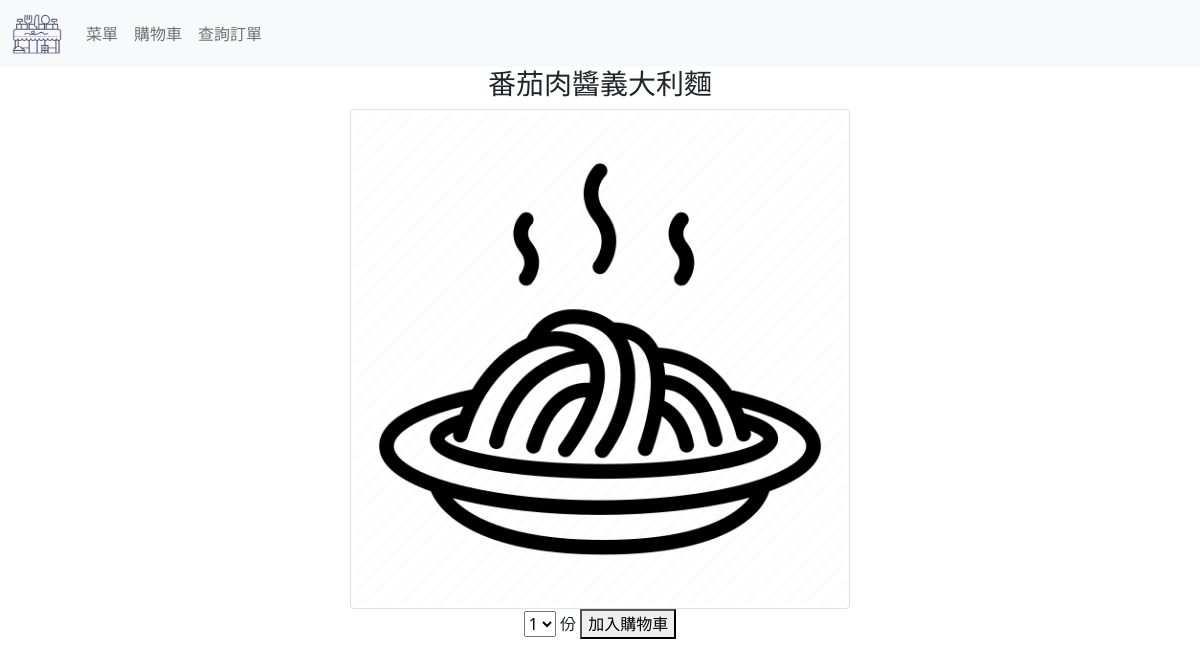
The page /detail/4 on the database its author committed.
### app/models.py (models this page shows, shortened)
class Meal(models.Model):
    type = [('義大利麵','義大利麵'),('蛋料理','蛋料理'),('炸物與點心','炸物與點心'),('飯料理','飯料理')]
    category = models.CharField(max_length=100, choices=type)
    name = models.CharField(max_length=100)
    price = models.PositiveIntegerField()
    description = models.TextField(max_length=250, blank=True)
    image = models.ImageField(upload_to='app/image', blank=True)

### app/views.py (the view)
# urls.py: path('detail/<int:meal_id>', views.detail, name='detail'),
def detail(request, meal_id):
    meal = get_object_or_404(Meal, pk=meal_id)
    return render(request, 'app/detail.html', locals())

### app/templates/app/detail.html (shortened to what this page needs)
<!DOCTYPE html>
<html lang="en">
<head>
</head>
<body>
{% extends 'app/base.html' %}
{% block content %}
<div class="text-center">
    <form method="POST" action="{% url 'addcart' meal.id %}">
        <label><h3>{{meal.name}}</h3></label>
        <br>
        {% if meal.image %}
            <img src="{{meal.image.url}}" class="img-thumbnail" alt="..." height="400" width=500">
        {% endif %}
        <br>
        <select name="unit">
            <option value="1" selected="selected">1</option>
        </select> <label>份</label>
        <button type="submit">加入購物車</button>
    </form>
</div>
{% endblock %}

### rows shown on the page
Meal: name "番茄肉醬義大利麵", image (picture)
